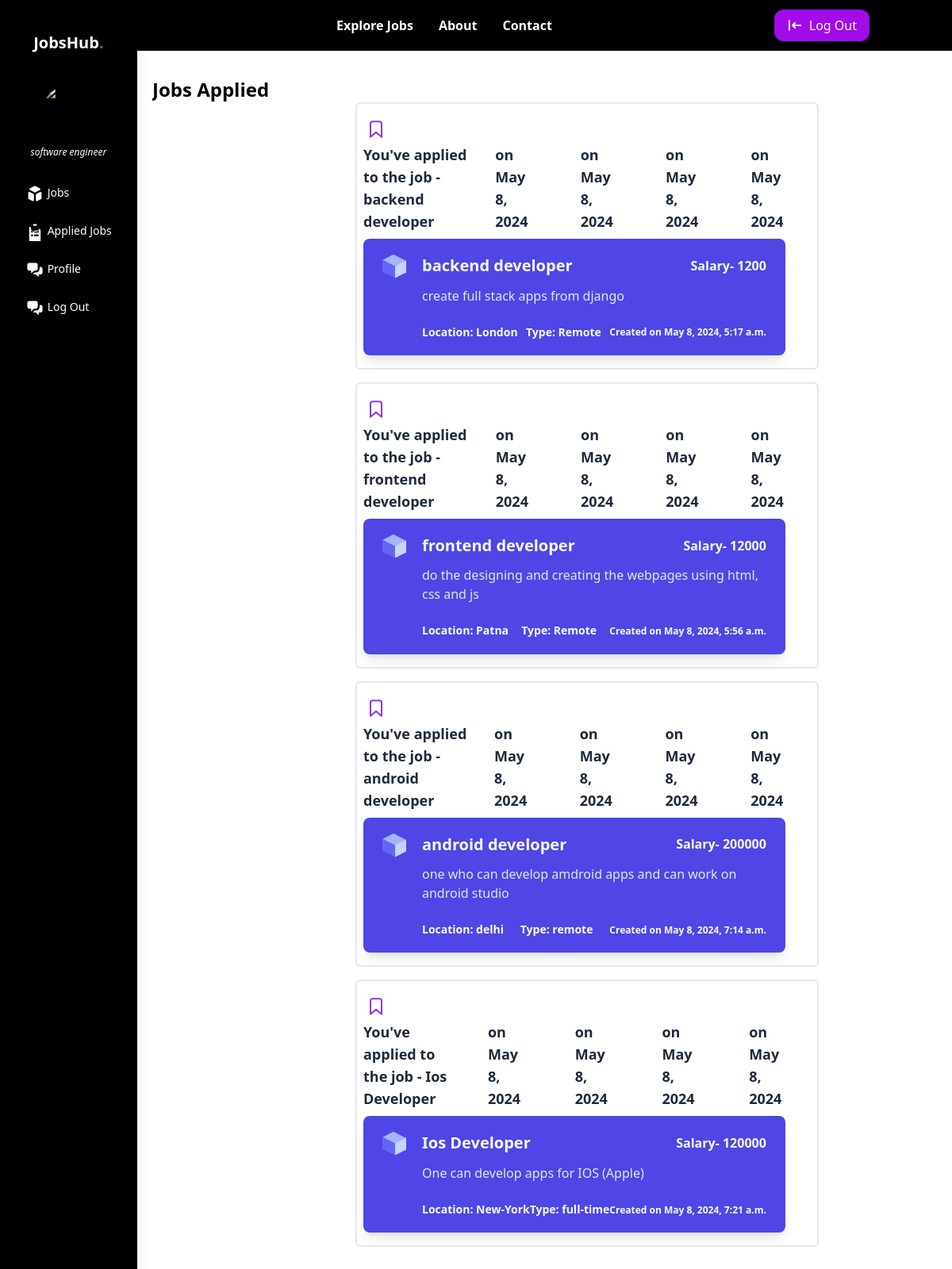
The page /sharma/applied_jobs/ on the database its author committed.
### dashboard/models.py (models this page shows, shortened)
class Jobpost(models.Model):
    recruiter = models.OneToOneField(Recruiters, on_delete=models.CASCADE,null=True,blank=True)
    title=models.CharField(max_length=200,null=True,blank=True)
    jobDescription=models.CharField(max_length=200,null=True,blank=True)
    jobRequirement=models.CharField(max_length=200,null=True,blank=True)
    jobtype=models.CharField(max_length=200,null=True,blank=True)
    salary=models.IntegerField(null=True,blank=True)
    location=models.CharField(max_length=200,null=True,blank=True)
    pub_date= models.DateTimeField(auto_now_add=True,null=True,blank=True)

class JobApplication(models.Model):
    jobpost = models.OneToOneField(Jobpost, on_delete=models.CASCADE,null=True)
    user = models.OneToOneField(UserProfile, on_delete=models.CASCADE,null=True)
    JobpostId = models.IntegerField(null=True,blank=True)
    UserApplied = models.TextField(null=True,blank=True)
    ApplyDate = models.DateField(auto_now_add=True,null=True,blank=True)

### dashboard/views.py (the view)
# urls.py: path('<username>/applied_jobs/', views.applied_jobs, name='applied_jobs'),
def applied_jobs(request, username):
    job_applications = JobApplication.objects.filter(UserApplied=username)
    job_posts = Jobpost.objects.filter(id__in=[job_application.JobpostId for job_application in job_applications])
    context = {'jobApplications': job_applications, 'jobPosts': job_posts}
    return render(request, 'applied_jobs.html', context)

### dashboard/templates/applied_jobs.html (shortened to what this page needs)
{% extends "user_dashboard.html" %}
    {% block content %}
    <h1 class="text-2xl leading-snug font-extrabold text-black truncate mb-4 sm:mb-0">Jobs Applied</h1>
    {% for jobpost in jobPosts %}
            <div>
                    <div class="max-w-3xl ml-64">
                        <div class="flex flex-col gap-2 ml">
                          <div class="border-2 border-gray box-shadow mb-4 p-2 py-4 rounded-md">
                            <svg class="w-8 h-8 text-purple-600" fill="none" viewBox="0 0 24 24">
                              <path stroke="currentColor" stroke-linecap="round" stroke-linejoin="round" stroke-width="1.5" d="M6.75 6.75C6.75 5.64543 7.64543 4.75 8.75 4.75H15.25C16.3546 4.75 17.25 5.64543 17.25 6.75V19.25L12 14.75L6.75 19.25V6.75Z"></path>
                            </svg>
                            <div class="space-y-2">
                            <div class="flex justify-between">
                              <p class="text-slate-800 font-bold mt-[2px] text-lg">You've applied to the job - {{jobpost.title}} </p>
                              {% for item in jobApplications %}
                              <p class="text-slate-800 font-bold mt-[2px] text-lg px-8"> on {{item.ApplyDate}} </p>
                              {% endfor %}
                            </div>
                                   <div class="max-w-2xl mx-auto bg-indigo-600 shadow-lg rounded-lg mb-4 mr-8">
                                      <div class="px-6 py-5">
                                          <div class="flex items-start">
                                              <div class="flex-grow truncate">
                                                  <div class="w-full sm:flex justify-between items-center mb-3">
                                                      <h2 class="text-xl leading-snug font-extrabold text-gray-50 truncate mb-1 sm:mb-0">{{jobpost.title}}</h2>
                                                      <h2 class="text-md leading-snug font-extrabold text-gray-50 truncate mb-1 sm:mb-0">Salary- {{jobpost.salary}}</h2>
                                                  </div>
                                                  <div class="flex items-end justify-between gap-2 whitespace-normal">
                                                      <div class="max-w-md text-indigo-100">
                                                          <p class="mb-2">{{jobpost.jobDescription}}</p>
                                                      </div>
                                                  </div>
                                                  <div class="w-full flex justify-between mt-4 ">
                                                      <h2 class="text-sm leading-snug font-bold text-gray-50 truncate mb-1 sm:mb-0"       >Location: {{jobpost.location}}</h2>
                                                      <h2 class="text-sm leading-snug font-bold text-gray-50 truncate mb-1 sm:mb-0"       >Type: {{jobpost.jobtype}}</h2>
                                                      <h2 class="text-xs leading-snug self-end font-bold text-gray-50 truncate mb-1 sm:mb-0" >Created on {{jobpost.pub_date}}</h2>
                                                  </div>
                                              </div>
                                          </div>
                                      </div>
                                  </div>
                            </div>
                          </div>
                        </div>
                    </div>
            </div>
        {% endfor %}
    {% endblock content %}</body>

### dashboard/templates/user_dashboard.html (shortened to what this page needs)
<!DOCTYPE html>
<html lang="en">
<head>
    <script src="https://cdn.tailwindcss.com"></script>
</head>
<body class="font-poppins antialiased ">
    <div class="w-full h-16 bg-black fixed ">
  <nav class="bg-black w-100 px-8 md:px-auto">
      <div class="md:h-16 h-28 mx-auto md:px-4 container flex items-center justify-between flex-wrap md:flex-nowrap">
          <div class="text-indigo-500 md:order-1">
          </div>
          <div class="text-white order-3 w-full md:w-auto md:order-2">
              <ul class="flex font-semibold justify-between">
                  <li class="md:px-4 md:py-2 hover:text-[#A10BE8]"><a href="/{{user.username}}/job_list/">Explore Jobs</a></li>
                  <li class="md:px-4 md:py-2 hover:text-[#A10BE8]"><a href="#">About</a></li>
                  <li class="md:px-4 md:py-2 hover:text-[#A10BE8]"><a href="#">Contact</a></li>
              </ul>
          </div>
          <div class="order-2 md:order-3">
              <a href="/user/logout"><button class="px-4 py-2 bg-[#A10BE8] hover:bg-indigo-600 text-gray-50 rounded-xl flex items-center gap-2">
                  <span>Log Out</span>
              </button>
            </a>
          </div>
      </div>
  </nav>
    </div>
    <div class="h-full w-screen flex flex-row gap-6" x-data="{ sidenav: true }">
      <div id="sidebar"
        class="bg-black h-screen md:block shadow-xl px-6 fixed"
        x-show="sidenav" @click.away="sidenav = false">
        <div class="space-y-6 md:space-y-10 mt-10">
          <h1 class="hidden md:block font-bold text-sm md:text-xl text-center text-white">
            JobsHub<span class="text-teal-600">.</span>
          </h1>
          <div id="profile" class="space-y-3">
            <img
              src="https://images.unsplash.com/photo-1628157588553-5eeea00af15c?ixlib=rb-4.0.3&ixid=MnwxMjA3fDB8MHxwaG90by1wYWdlfHx8fGVufDB8fHx8&auto=format&fit=crop&w=880&q=80"
              alt="Avatar user" class="w-10 md:w-16 rounded-full mx-auto" />
            <div>
              <p class="text-xs text-white text-center italic">software engineer</p>
            </div>
          </div>
        </div>
        <div id="menu" class="flex flex-col space-y-2 mt-6">
          <a href="/{{user.username}}/job_list/"
          class="text-sm font-medium text-white py-2 px-2 hover:bg-[#A10BE8] hover:text-white hover:scale-105 rounded-md transition duration-150 ease-in-out">
            <span class="">Jobs</span>
          </a>
          <a href="/{{user.username}}/applied_jobs/"
            class="text-sm font-medium text-white py-2 px-2 hover:bg-[#A10BE8] hover:text-white hover:scale-105 rounded-md transition duration-150 ease-in-out">
            <span class="">Applied Jobs</span>
          </a>
          <a href="/{{user.username}}/user_profile/"
            class="text-sm font-medium text-white py-2 px-2 hover:bg-[#A10BE8] hover:text-white hover:scale-105 rounded-md transition duration-150 ease-in-out">
            <span class="">Profile</span>
          </a>
          <a href=""
            class="text-sm font-medium text-white py-2 px-2 hover:bg-[#A10BE8] hover:text-white hover:scale-105 rounded-md transition duration-150 ease-in-out">
            <span class="">Log Out</span>
          </a>
        </div>
      </div>
      <div class="w-[100%] px-24 m-24 pr-40">
        <main>
          <div class="">
            {% block content %}
            {% endblock content %}
          </div>
        </main>
      </div>
    </div>
</body>
</html>

### rows shown on the page
Jobpost: title "backend developer", salary "1200", jobDescription "create full stack apps from django", location "London", jobtype "Remote", pub_date "May 8, 2024, 5:17 a.m."
JobApplication: ApplyDate "May 8, 2024"
JobApplication: ApplyDate "May 8, 2024"
JobApplication: ApplyDate "May 8, 2024"
JobApplication: ApplyDate "May 8, 2024"
Jobpost: title "frontend developer", salary "12000", jobDescription "do the designing and creating the webpages using html, css and js", location "Patna", jobtype "Remote", pub_date "May 8, 2024, 5:56 a.m."
Jobpost: title "android developer", salary "200000", jobDescription "one who can develop amdroid apps and can work on android studio", location "delhi", jobtype "remote", pub_date "May 8, 2024, 7:14 a.m."
Jobpost: title "Ios Developer", salary "120000", jobDescription "One can develop apps for IOS (Apple)", location "New-York", jobtype "full-time", pub_date "May 8, 2024, 7:21 a.m."
